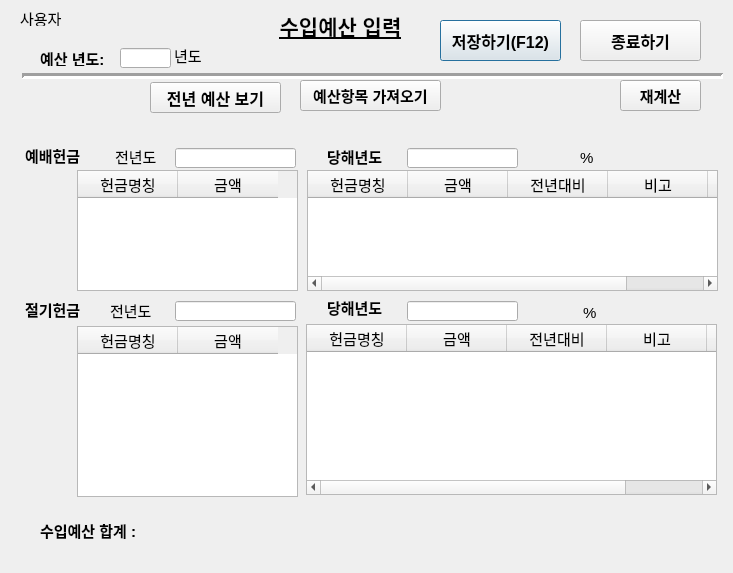
<?xml version="1.0" encoding="UTF-8"?>
<ui version="4.0">
 <class>Dialog</class>
 <widget class="QDialog" name="Dialog">
  <property name="geometry">
   <rect>
    <x>0</x>
    <y>0</y>
    <width>733</width>
    <height>573</height>
   </rect>
  </property>
  <property name="font">
   <font>
    <pointsize>11</pointsize>
   </font>
  </property>
  <property name="windowTitle">
   <string>Dialog</string>
  </property>
  <widget class="QLabel" name="label">
   <property name="geometry">
    <rect>
     <x>260</x>
     <y>5</y>
     <width>161</width>
     <height>41</height>
    </rect>
   </property>
   <property name="font">
    <font>
     <pointsize>16</pointsize>
     <weight>75</weight>
     <bold>true</bold>
     <underline>true</underline>
    </font>
   </property>
   <property name="text">
    <string>수입예산 입력</string>
   </property>
   <property name="alignment">
    <set>Qt::AlignCenter</set>
   </property>
  </widget>
  <widget class="QLabel" name="label_2">
   <property name="geometry">
    <rect>
     <x>40</x>
     <y>50</y>
     <width>71</width>
     <height>16</height>
    </rect>
   </property>
   <property name="font">
    <font>
     <pointsize>11</pointsize>
     <weight>75</weight>
     <bold>true</bold>
    </font>
   </property>
   <property name="text">
    <string>예산 년도:</string>
   </property>
  </widget>
  <widget class="QLineEdit" name="budget_year_widget">
   <property name="geometry">
    <rect>
     <x>120</x>
     <y>48</y>
     <width>51</width>
     <height>20</height>
    </rect>
   </property>
   <property name="font">
    <font>
     <pointsize>11</pointsize>
     <weight>75</weight>
     <bold>true</bold>
    </font>
   </property>
   <property name="alignment">
    <set>Qt::AlignRight|Qt::AlignTrailing|Qt::AlignVCenter</set>
   </property>
  </widget>
  <widget class="Line" name="line">
   <property name="geometry">
    <rect>
     <x>22</x>
     <y>66</y>
     <width>701</width>
     <height>20</height>
    </rect>
   </property>
   <property name="lineWidth">
    <number>3</number>
   </property>
   <property name="orientation">
    <enum>Qt::Horizontal</enum>
   </property>
  </widget>
  <widget class="QTableWidget" name="last_order_tableWidget">
   <property name="geometry">
    <rect>
     <x>77</x>
     <y>170</y>
     <width>221</width>
     <height>121</height>
    </rect>
   </property>
   <column>
    <property name="text">
     <string>헌금명칭</string>
    </property>
   </column>
   <column>
    <property name="text">
     <string>금액</string>
    </property>
   </column>
  </widget>
  <widget class="QTableWidget" name="last_jeol_tableWidget">
   <property name="geometry">
    <rect>
     <x>77</x>
     <y>326</y>
     <width>221</width>
     <height>171</height>
    </rect>
   </property>
   <column>
    <property name="text">
     <string>헌금명칭</string>
    </property>
   </column>
   <column>
    <property name="text">
     <string>금액</string>
    </property>
   </column>
  </widget>
  <widget class="QLabel" name="label_3">
   <property name="geometry">
    <rect>
     <x>115</x>
     <y>146</y>
     <width>56</width>
     <height>20</height>
    </rect>
   </property>
   <property name="text">
    <string>전년도</string>
   </property>
  </widget>
  <widget class="QTableWidget" name="this_order_tableWidget">
   <property name="geometry">
    <rect>
     <x>307</x>
     <y>170</y>
     <width>411</width>
     <height>121</height>
    </rect>
   </property>
   <column>
    <property name="text">
     <string>헌금명칭</string>
    </property>
   </column>
   <column>
    <property name="text">
     <string>금액</string>
    </property>
   </column>
   <column>
    <property name="text">
     <string>전년대비</string>
    </property>
   </column>
   <column>
    <property name="text">
     <string>비고</string>
    </property>
   </column>
   <column>
    <property name="text">
     <string>id</string>
    </property>
   </column>
  </widget>
  <widget class="QLabel" name="label_4">
   <property name="geometry">
    <rect>
     <x>327</x>
     <y>146</y>
     <width>71</width>
     <height>20</height>
    </rect>
   </property>
   <property name="font">
    <font>
     <pointsize>11</pointsize>
     <weight>75</weight>
     <bold>true</bold>
    </font>
   </property>
   <property name="text">
    <string>당해년도</string>
   </property>
  </widget>
  <widget class="QLineEdit" name="last_year_order_amount">
   <property name="geometry">
    <rect>
     <x>175</x>
     <y>148</y>
     <width>121</width>
     <height>20</height>
    </rect>
   </property>
   <property name="alignment">
    <set>Qt::AlignRight|Qt::AlignTrailing|Qt::AlignVCenter</set>
   </property>
  </widget>
  <widget class="QLineEdit" name="this_year_order_amount">
   <property name="geometry">
    <rect>
     <x>407</x>
     <y>148</y>
     <width>111</width>
     <height>20</height>
    </rect>
   </property>
   <property name="alignment">
    <set>Qt::AlignRight|Qt::AlignTrailing|Qt::AlignVCenter</set>
   </property>
  </widget>
  <widget class="QTableWidget" name="this_jeol_tableWidget">
   <property name="geometry">
    <rect>
     <x>306</x>
     <y>324</y>
     <width>411</width>
     <height>171</height>
    </rect>
   </property>
   <column>
    <property name="text">
     <string>헌금명칭</string>
    </property>
   </column>
   <column>
    <property name="text">
     <string>금액</string>
    </property>
   </column>
   <column>
    <property name="text">
     <string>전년대비</string>
    </property>
   </column>
   <column>
    <property name="text">
     <string>비고</string>
    </property>
   </column>
   <column>
    <property name="text">
     <string>id</string>
    </property>
   </column>
  </widget>
  <widget class="QLabel" name="label_5">
   <property name="geometry">
    <rect>
     <x>327</x>
     <y>297</y>
     <width>71</width>
     <height>20</height>
    </rect>
   </property>
   <property name="font">
    <font>
     <pointsize>11</pointsize>
     <weight>75</weight>
     <bold>true</bold>
    </font>
   </property>
   <property name="text">
    <string>당해년도</string>
   </property>
  </widget>
  <widget class="QLabel" name="label_6">
   <property name="geometry">
    <rect>
     <x>110</x>
     <y>300</y>
     <width>61</width>
     <height>20</height>
    </rect>
   </property>
   <property name="text">
    <string>전년도</string>
   </property>
  </widget>
  <widget class="QLineEdit" name="last_year_jeolgi_amount">
   <property name="geometry">
    <rect>
     <x>175</x>
     <y>301</y>
     <width>121</width>
     <height>20</height>
    </rect>
   </property>
   <property name="alignment">
    <set>Qt::AlignRight|Qt::AlignTrailing|Qt::AlignVCenter</set>
   </property>
  </widget>
  <widget class="QLineEdit" name="this_year_jeolgi_amount">
   <property name="geometry">
    <rect>
     <x>407</x>
     <y>301</y>
     <width>111</width>
     <height>20</height>
    </rect>
   </property>
   <property name="alignment">
    <set>Qt::AlignRight|Qt::AlignTrailing|Qt::AlignVCenter</set>
   </property>
  </widget>
  <widget class="QLabel" name="label_7">
   <property name="geometry">
    <rect>
     <x>40</x>
     <y>520</y>
     <width>101</width>
     <height>20</height>
    </rect>
   </property>
   <property name="font">
    <font>
     <pointsize>11</pointsize>
     <weight>75</weight>
     <bold>true</bold>
    </font>
   </property>
   <property name="text">
    <string>수입예산 합계 :</string>
   </property>
  </widget>
  <widget class="QLabel" name="last_year_hun_hap">
   <property name="geometry">
    <rect>
     <x>187</x>
     <y>520</y>
     <width>111</width>
     <height>20</height>
    </rect>
   </property>
   <property name="font">
    <font>
     <pointsize>11</pointsize>
     <weight>75</weight>
     <bold>true</bold>
    </font>
   </property>
   <property name="text">
    <string/>
   </property>
   <property name="alignment">
    <set>Qt::AlignRight|Qt::AlignTrailing|Qt::AlignVCenter</set>
   </property>
  </widget>
  <widget class="QLabel" name="this_year_hun_hap">
   <property name="geometry">
    <rect>
     <x>407</x>
     <y>520</y>
     <width>101</width>
     <height>20</height>
    </rect>
   </property>
   <property name="font">
    <font>
     <pointsize>10</pointsize>
     <weight>75</weight>
     <bold>true</bold>
    </font>
   </property>
   <property name="text">
    <string/>
   </property>
   <property name="alignment">
    <set>Qt::AlignRight|Qt::AlignTrailing|Qt::AlignVCenter</set>
   </property>
  </widget>
  <widget class="QLabel" name="last_this_ratio_widget">
   <property name="geometry">
    <rect>
     <x>520</x>
     <y>520</y>
     <width>81</width>
     <height>20</height>
    </rect>
   </property>
   <property name="font">
    <font>
     <pointsize>10</pointsize>
     <weight>75</weight>
     <bold>true</bold>
    </font>
   </property>
   <property name="text">
    <string/>
   </property>
   <property name="alignment">
    <set>Qt::AlignRight|Qt::AlignTrailing|Qt::AlignVCenter</set>
   </property>
  </widget>
  <widget class="QLabel" name="label_11">
   <property name="geometry">
    <rect>
     <x>25</x>
     <y>145</y>
     <width>71</width>
     <height>20</height>
    </rect>
   </property>
   <property name="font">
    <font>
     <pointsize>11</pointsize>
     <weight>75</weight>
     <bold>true</bold>
    </font>
   </property>
   <property name="text">
    <string>예배헌금</string>
   </property>
  </widget>
  <widget class="QLabel" name="label_12">
   <property name="geometry">
    <rect>
     <x>25</x>
     <y>299</y>
     <width>71</width>
     <height>20</height>
    </rect>
   </property>
   <property name="font">
    <font>
     <pointsize>11</pointsize>
     <weight>75</weight>
     <bold>true</bold>
    </font>
   </property>
   <property name="text">
    <string>절기헌금</string>
   </property>
  </widget>
  <widget class="QPushButton" name="budgetl_save_Button">
   <property name="geometry">
    <rect>
     <x>440</x>
     <y>20</y>
     <width>121</width>
     <height>41</height>
    </rect>
   </property>
   <property name="font">
    <font>
     <pointsize>12</pointsize>
     <weight>75</weight>
     <bold>true</bold>
    </font>
   </property>
   <property name="text">
    <string>저장하기(F12)</string>
   </property>
   <property name="shortcut">
    <string>F12</string>
   </property>
  </widget>
  <widget class="QPushButton" name="budget_close_Button">
   <property name="geometry">
    <rect>
     <x>580</x>
     <y>20</y>
     <width>121</width>
     <height>41</height>
    </rect>
   </property>
   <property name="font">
    <font>
     <pointsize>12</pointsize>
     <weight>75</weight>
     <bold>true</bold>
    </font>
   </property>
   <property name="text">
    <string>종료하기</string>
   </property>
  </widget>
  <widget class="QLabel" name="label_8">
   <property name="geometry">
    <rect>
     <x>174</x>
     <y>45</y>
     <width>31</width>
     <height>21</height>
    </rect>
   </property>
   <property name="text">
    <string>년도</string>
   </property>
  </widget>
  <widget class="QPushButton" name="budget_list_Button">
   <property name="geometry">
    <rect>
     <x>300</x>
     <y>80</y>
     <width>141</width>
     <height>31</height>
    </rect>
   </property>
   <property name="font">
    <font>
     <pointsize>11</pointsize>
     <weight>75</weight>
     <bold>true</bold>
    </font>
   </property>
   <property name="text">
    <string>예산항목 가져오기</string>
   </property>
  </widget>
  <widget class="QPushButton" name="reculculate_Button">
   <property name="geometry">
    <rect>
     <x>620</x>
     <y>80</y>
     <width>81</width>
     <height>31</height>
    </rect>
   </property>
   <property name="font">
    <font>
     <pointsize>11</pointsize>
     <weight>75</weight>
     <bold>true</bold>
    </font>
   </property>
   <property name="text">
    <string>재계산</string>
   </property>
  </widget>
  <widget class="QLabel" name="order_ratio_label">
   <property name="geometry">
    <rect>
     <x>520</x>
     <y>150</y>
     <width>56</width>
     <height>12</height>
    </rect>
   </property>
   <property name="text">
    <string/>
   </property>
   <property name="alignment">
    <set>Qt::AlignRight|Qt::AlignTrailing|Qt::AlignVCenter</set>
   </property>
  </widget>
  <widget class="QLabel" name="label_10">
   <property name="geometry">
    <rect>
     <x>580</x>
     <y>150</y>
     <width>21</width>
     <height>16</height>
    </rect>
   </property>
   <property name="text">
    <string>%</string>
   </property>
  </widget>
  <widget class="QLabel" name="label_13">
   <property name="geometry">
    <rect>
     <x>583</x>
     <y>305</y>
     <width>21</width>
     <height>16</height>
    </rect>
   </property>
   <property name="text">
    <string>%</string>
   </property>
  </widget>
  <widget class="QLabel" name="jeol_ratio_label">
   <property name="geometry">
    <rect>
     <x>523</x>
     <y>305</y>
     <width>56</width>
     <height>12</height>
    </rect>
   </property>
   <property name="text">
    <string/>
   </property>
   <property name="alignment">
    <set>Qt::AlignRight|Qt::AlignTrailing|Qt::AlignVCenter</set>
   </property>
  </widget>
  <widget class="QPushButton" name="pushButton">
   <property name="geometry">
    <rect>
     <x>150</x>
     <y>82</y>
     <width>131</width>
     <height>31</height>
    </rect>
   </property>
   <property name="font">
    <font>
     <pointsize>12</pointsize>
     <weight>75</weight>
     <bold>true</bold>
    </font>
   </property>
   <property name="text">
    <string>전년 예산 보기</string>
   </property>
  </widget>
  <widget class="QLabel" name="label_9">
   <property name="geometry">
    <rect>
     <x>20</x>
     <y>10</y>
     <width>48</width>
     <height>16</height>
    </rect>
   </property>
   <property name="text">
    <string>사용자</string>
   </property>
  </widget>
  <widget class="QLabel" name="user_name">
   <property name="geometry">
    <rect>
     <x>70</x>
     <y>10</y>
     <width>48</width>
     <height>16</height>
    </rect>
   </property>
   <property name="text">
    <string/>
   </property>
  </widget>
 </widget>
 <tabstops>
  <tabstop>budget_year_widget</tabstop>
  <tabstop>pushButton</tabstop>
  <tabstop>budget_list_Button</tabstop>
  <tabstop>this_order_tableWidget</tabstop>
  <tabstop>this_jeol_tableWidget</tabstop>
  <tabstop>this_year_order_amount</tabstop>
  <tabstop>this_year_jeolgi_amount</tabstop>
  <tabstop>last_order_tableWidget</tabstop>
  <tabstop>last_jeol_tableWidget</tabstop>
  <tabstop>last_year_order_amount</tabstop>
  <tabstop>last_year_jeolgi_amount</tabstop>
  <tabstop>reculculate_Button</tabstop>
  <tabstop>budgetl_save_Button</tabstop>
  <tabstop>budget_close_Button</tabstop>
 </tabstops>
 <resources/>
 <connections>
  <connection>
   <sender>budgetl_save_Button</sender>
   <signal>clicked()</signal>
   <receiver>Dialog</receiver>
   <slot>budget_save()</slot>
   <hints>
    <hint type="sourcelabel">
     <x>497</x>
     <y>42</y>
    </hint>
    <hint type="destinationlabel">
     <x>419</x>
     <y>46</y>
    </hint>
   </hints>
  </connection>
  <connection>
   <sender>budget_close_Button</sender>
   <signal>clicked()</signal>
   <receiver>Dialog</receiver>
   <slot>budget_end_close()</slot>
   <hints>
    <hint type="sourcelabel">
     <x>631</x>
     <y>40</y>
    </hint>
    <hint type="destinationlabel">
     <x>669</x>
     <y>45</y>
    </hint>
   </hints>
  </connection>
  <connection>
   <sender>budget_list_Button</sender>
   <signal>clicked()</signal>
   <receiver>Dialog</receiver>
   <slot>budget_list()</slot>
   <hints>
    <hint type="sourcelabel">
     <x>626</x>
     <y>92</y>
    </hint>
    <hint type="destinationlabel">
     <x>674</x>
     <y>91</y>
    </hint>
   </hints>
  </connection>
  <connection>
   <sender>reculculate_Button</sender>
   <signal>clicked()</signal>
   <receiver>Dialog</receiver>
   <slot>re_calculate()</slot>
   <hints>
    <hint type="sourcelabel">
     <x>647</x>
     <y>151</y>
    </hint>
    <hint type="destinationlabel">
     <x>676</x>
     <y>152</y>
    </hint>
   </hints>
  </connection>
  <connection>
   <sender>pushButton</sender>
   <signal>clicked()</signal>
   <receiver>Dialog</receiver>
   <slot>serch_last_budget()</slot>
   <hints>
    <hint type="sourcelabel">
     <x>275</x>
     <y>94</y>
    </hint>
    <hint type="destinationlabel">
     <x>306</x>
     <y>99</y>
    </hint>
   </hints>
  </connection>
 </connections>
 <slots>
  <slot>budget_save()</slot>
  <slot>budget_end_close()</slot>
  <slot>budget_list()</slot>
  <slot>re_calculate()</slot>
  <slot>serch_last_budget()</slot>
 </slots>
</ui>
